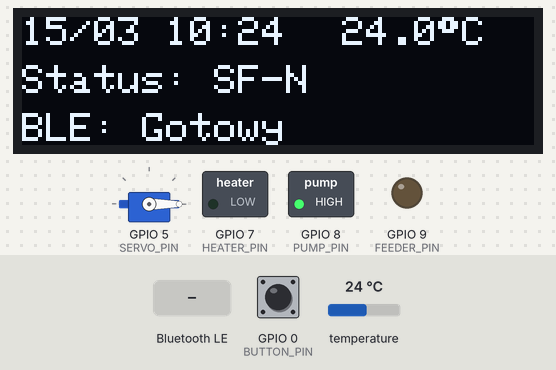
A sketch run on a simulated ESP32-S3. Shown: 128×32 one-colour display, servo, switched loads named in the sketch (green lamp = pin HIGH), output pins drawn as LEDs (lit = HIGH). The test bench sets the inputs (shaded band); at power-on: temperature 24 °C, GPIO 0 (BUTTON_PIN) HIGH. The local clock reads 2024-03-15 10:24:30 at power-on unless the sketch sets it; EEPROM starts erased; nothing arrives over Bluetooth unless stated; a phone connects over Bluetooth LE 3 s after start; pins used as bus, display or sensor lines are not drawn; what the sketch prints to the serial monitor is not drawn.

Above: at 4.5 s.
4.6 s: Bluetooth LE write "FEED" received
At 5.3 s:
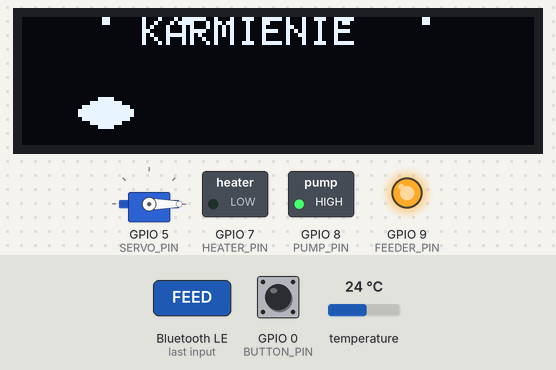
8.0 s: temperature set to 22.7 °C
At 11.7 s:
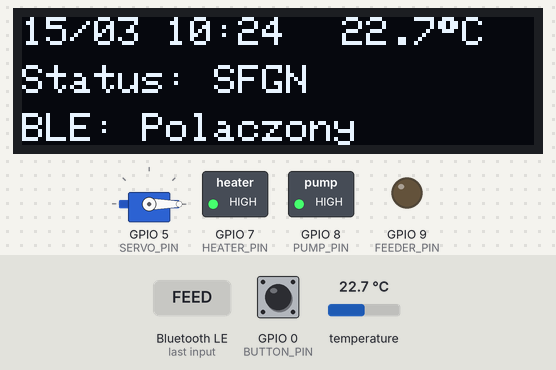
11.9 s: temperature set to 23.7 °C
At 13.3 s:
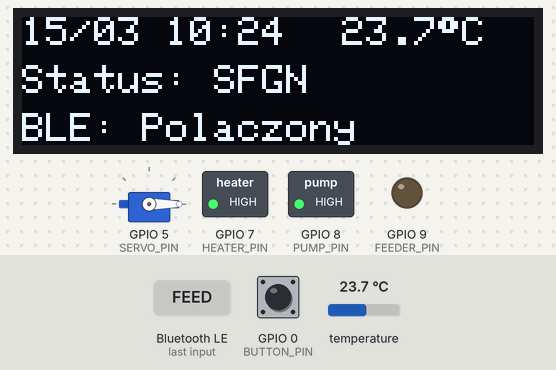
14.2 s: temperature set to 25 °C
At 15.5 s:
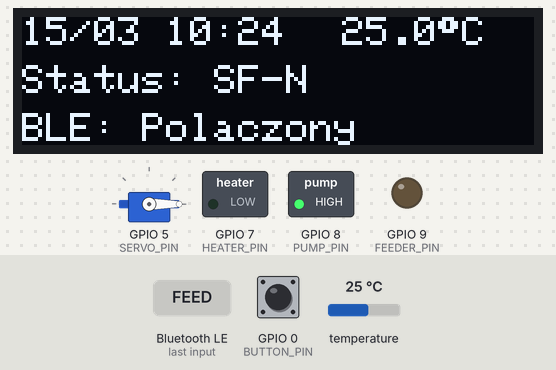
15.9 s: Bluetooth LE write "FEED" received
At 17.5 s:
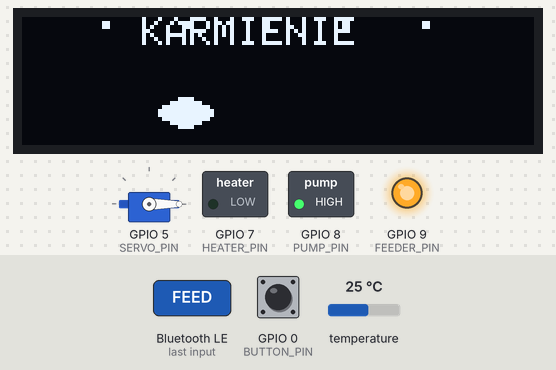
Timing chart, 0 to 23.0 s (numbered marks = the images above; inputs shaded):
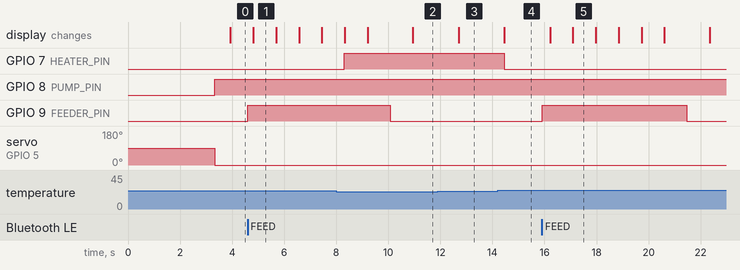

The sketch:

aquarium_esp32s3.ino
```cpp
#include <Wire.h>
#include <Adafruit_GFX.h>
#include <Adafruit_SSD1306.h>
#include <RTClib.h>
#include <OneWire.h>
#include <DallasTemperature.h>
#include <ESP32Servo.h>
#include <Preferences.h>
#include <BLEDevice.h>
#include <BLEServer.h>
#include <BLEUtils.h>
#include <BLE2902.h>

// ================= BLE CONFIG =================
#define SERVICE_UUID        "4fafc201-1fb5-459e-8fcc-c5c9c331914b"
#define CHAR_TEMP_UUID      "beb5483e-36e1-4688-b7f5-ea07361b26a8"
#define CHAR_CONTROL_UUID   "1c95d5e3-d8f7-413a-bf3d-7a2e5d7be87e"
#define CHAR_SCHEDULE_UUID  "d8de624e-140f-4a22-8594-e2216b84a188"
#define CHAR_STATUS_UUID    "f27b53ad-c63d-49a0-8c0f-9f297e6cd3a2"
#define CHAR_TIME_UUID      "a3c87500-8ed3-4bdf-8a39-a01bebede295"

BLEServer* pServer = NULL;
BLECharacteristic* pTempChar = NULL;
BLECharacteristic* pControlChar = NULL;
BLECharacteristic* pScheduleChar = NULL;
BLECharacteristic* pStatusChar = NULL;
BLECharacteristic* pTimeChar = NULL;
bool deviceConnected = false;

// ================= HARDWARE CONFIG =================
#define SCREEN_WIDTH 128
#define SCREEN_HEIGHT 32  // Changed from 64 to 32 for correct display size
#define OLED_RESET -1
Adafruit_SSD1306 display(SCREEN_WIDTH, SCREEN_HEIGHT, &Wire, OLED_RESET);

RTC_DS1307 rtc;
Preferences preferences;

// ESP32-S3 Zero Pin Definitions
const int BUTTON_PIN = 0;        // Boot button for display wake
const int ONE_WIRE_BUS = 1;      // Temperature sensor
const int SERVO_PIN = 5;         // Servo for aeration
const int LIGHT_PIN = 5;         // Light relay
const int PUMP_PIN = 8;          // Pump/Filter relay
const int HEATER_PIN = 7;        // Heater relay
const int FEEDER_PIN = 9;        // Feeder relay

OneWire oneWire(ONE_WIRE_BUS);
DallasTemperature sensors(&oneWire);
float currentTemp = NAN;

Servo servoMotor;
int servoPosition = 0;
int lastServoPosition = -1;

const unsigned long FEEDER_PULSE_SEC = 5;
bool feederActive = false;
unsigned long feederStartMillis = 0;
long lastFeederTriggerDayMinute = -1;

const unsigned long DISPLAY_TIMEOUT = 30000; // 30s display timeout
unsigned long lastDisplayActivity = 0;
bool displayActive = false;

// ================= DATA STRUCTURES =================
struct Schedule {
  int feederHour = 12;
  int feederMinute = 0;
  int lightOnHour = 8;
  int lightOnMinute = 0;
  int lightOffHour = 20;
  int lightOffMinute = 0;
  int pumpOnHour = 7;
  int pumpOnMinute = 0;
  int pumpOffHour = 22;
  int pumpOffMinute = 0;
  float targetTemp = 24.0;
} schedule;

struct ManualMode {
  bool lightOn = false;
  bool pumpOn = false;
  bool heaterOn = false;
  bool servoOn = false;
} manualMode;

struct QuietMode {
  bool active = false;
  int durationMinutes = 30;
  unsigned long startTime = 0;
} quietMode;

struct FeedingAnimation {
  bool active = false;
  unsigned long startTime = 0;
  int frame = 0;
  struct FoodPellet {
    int x;
    int y;
    bool active;
  } pellets[5];
} feedingAnim;

bool rtcPresent = false;
bool dsPresent = false;
char statusMessage[32] = "";
bool isFeedingNow = false;

const unsigned char fishBitmap[] PROGMEM = {
  0b00000011, 0b11000000,
  0b00001111, 0b11110000,
  0b00111111, 0b11111100,
  0b01111111, 0b11111110,
  0b01111111, 0b11111110,
  0b00111111, 0b11111100,
  0b00001111, 0b11110000,
  0b00000011, 0b11000000
};

// ================= BLE CALLBACKS =================
class ServerCallbacks: public BLEServerCallbacks {
  void onConnect(BLEServer* pServer) {
    deviceConnected = true;
    Serial.println("BLE Connected");
  }

  void onDisconnect(BLEServer* pServer) {
    deviceConnected = false;
    Serial.println("BLE Disconnected");
    BLEDevice::startAdvertising();
  }
};

class ControlCallbacks: public BLECharacteristicCallbacks {
  void onWrite(BLECharacteristic *pCharacteristic) {
    std::string value = pCharacteristic->getValue();
    if (value.length() > 0) {
      String cmd = String(value.c_str());
      handleBLECommand(cmd);
    }
  }
};

class ScheduleCallbacks: public BLECharacteristicCallbacks {
  void onWrite(BLECharacteristic *pCharacteristic) {
    std::string value = pCharacteristic->getValue();
    if (value.length() > 0) {
      String data = String(value.c_str());
      handleScheduleUpdate(data);
    }
  }
};

class TimeCallbacks: public BLECharacteristicCallbacks {
  void onWrite(BLECharacteristic *pCharacteristic) {
    std::string value = pCharacteristic->getValue();
    if (value.length() > 0) {
      String timeData = String(value.c_str());
      handleTimeSync(timeData);
    }
  }
};

// ================= SETUP =================
void setup() {
  Serial.begin(115200);
  Wire.begin();

  pinMode(BUTTON_PIN, INPUT_PULLUP);
  pinMode(LIGHT_PIN, OUTPUT);
  pinMode(PUMP_PIN, OUTPUT);
  pinMode(HEATER_PIN, OUTPUT);
  pinMode(FEEDER_PIN, OUTPUT);

  digitalWrite(LIGHT_PIN, LOW);
  digitalWrite(PUMP_PIN, LOW);
  digitalWrite(HEATER_PIN, LOW);
  digitalWrite(FEEDER_PIN, LOW);

  // Initialize display
  if (display.begin(SSD1306_SWITCHCAPVCC, 0x3C)) {
    display.clearDisplay();
    display.setTextSize(1);
    display.setTextColor(SSD1306_WHITE);
    display.setCursor(0, 0);
    display.println(F("Sterownik Akwarium"));
    display.setCursor(0, 16);
    display.println(F("Bartosz Wolny 2025"));
    display.display();
    delay(2000);
  }

  // Initialize RTC
  rtcPresent = rtc.begin();
  if (rtcPresent && !rtc.isrunning()) {
    rtc.adjust(DateTime(F(__DATE__), F(__TIME__)));
  }

  // Initialize temperature sensor
  sensors.begin();
  dsPresent = (sensors.getDeviceCount() > 0);

  // Initialize preferences (EEPROM replacement)
  preferences.begin("aquarium", false);
  loadSchedule();

  // Initialize BLE
  initBLE();

  // Initialize servo
  servoMotor.attach(SERVO_PIN);
  servoMotor.write(90); // Off position
  delay(500);
  servoMotor.detach();

  displayActive = true;
  lastDisplayActivity = millis();

  Serial.println("Aquarium Controller Ready");
}

// ================= MAIN LOOP =================
void loop() {
  DateTime now = rtcPresent ? rtc.now() : DateTime(2025,1,1,12,0,0);

  // Read temperature
  if (dsPresent) {
    sensors.requestTemperatures();
    currentTemp = sensors.getTempCByIndex(0);
  }

  // Handle button for display wake
  handleButton();

  // Update devices based on schedule and manual modes
  updateDevices(now);

  // Update display
  updateDisplay(now);

  // Send BLE updates
  if (deviceConnected) {
    sendBLEUpdates(now);
  }

  // Handle display timeout
  if (displayActive && (millis() - lastDisplayActivity > DISPLAY_TIMEOUT)) {
    displayActive = false;
    display.clearDisplay();
    display.display();
  }

  delay(100);
}

// ================= BLE FUNCTIONS =================
void initBLE() {
  BLEDevice::init("AquariumController");
  pServer = BLEDevice::createServer();
  pServer->setCallbacks(new ServerCallbacks());

  BLEService *pService = pServer->createService(SERVICE_UUID);

  // Temperature characteristic (read/notify)
  pTempChar = pService->createCharacteristic(
    CHAR_TEMP_UUID,
    BLECharacteristic::PROPERTY_READ | BLECharacteristic::PROPERTY_NOTIFY
  );
  pTempChar->addDescriptor(new BLE2902());

  // Control characteristic (read/write)
  pControlChar = pService->createCharacteristic(
    CHAR_CONTROL_UUID,
    BLECharacteristic::PROPERTY_READ | BLECharacteristic::PROPERTY_WRITE
  );
  pControlChar->setCallbacks(new ControlCallbacks());

  // Schedule characteristic (read/write)
  pScheduleChar = pService->createCharacteristic(
    CHAR_SCHEDULE_UUID,
    BLECharacteristic::PROPERTY_READ | BLECharacteristic::PROPERTY_WRITE
  );
  pScheduleChar->setCallbacks(new ScheduleCallbacks());

  // Status characteristic (read/notify)
  pStatusChar = pService->createCharacteristic(
    CHAR_STATUS_UUID,
    BLECharacteristic::PROPERTY_READ | BLECharacteristic::PROPERTY_NOTIFY
  );
  pStatusChar->addDescriptor(new BLE2902());

  // Time sync characteristic (write)
  pTimeChar = pService->createCharacteristic(
    CHAR_TIME_UUID,
    BLECharacteristic::PROPERTY_WRITE
  );
  pTimeChar->setCallbacks(new TimeCallbacks());

  pService->start();

  BLEAdvertising *pAdvertising = BLEDevice::getAdvertising();
  pAdvertising->addServiceUUID(SERVICE_UUID);
  pAdvertising->setScanResponse(true);
  pAdvertising->setMinPreferred(0x06);
  pAdvertising->setMinPreferred(0x12);
  BLEDevice::startAdvertising();

  Serial.println("BLE Advertising started");
}

void handleBLECommand(String cmd) {
  Serial.println("BLE Command: " + cmd);

  if (cmd.startsWith("LIGHT:")) {
    manualMode.lightOn = cmd.substring(6).toInt();
  }
  else if (cmd.startsWith("PUMP:")) {
    manualMode.pumpOn = cmd.substring(5).toInt();
  }
  else if (cmd.startsWith("HEATER:")) {
    manualMode.heaterOn = cmd.substring(7).toInt();
  }
  else if (cmd.startsWith("SERVO:")) {
    int pos = cmd.substring(6).toInt();
    servoPosition = constrain(pos, 0, 90);
    manualMode.servoOn = (pos == 0);
  }
  else if (cmd.startsWith("FEED")) {
    triggerFeeding();
  }
  else if (cmd.startsWith("QUIET:")) {
    String params = cmd.substring(6);
    int separatorIndex = params.indexOf(',');
    if (separatorIndex > 0) {
      quietMode.active = params.substring(0, separatorIndex).toInt();
      quietMode.durationMinutes = params.substring(separatorIndex + 1).toInt();
      if (quietMode.active) {
        quietMode.startTime = millis();
      }
    }
  }

  wakeDisplay();
}

void handleScheduleUpdate(String data) {
  Serial.println("Schedule Update: " + data);

  // Format: TYPE:ON_H:ON_M:OFF_H:OFF_M
  // Example: LIGHT:8:0:20:0

  int firstColon = data.indexOf(':');
  if (firstColon < 0) return;

  String type = data.substring(0, firstColon);
  String params = data.substring(firstColon + 1);

  int values[4];
  int valueIndex = 0;
  int lastIndex = 0;

  for (int i = 0; i < params.length() && valueIndex < 4; i++) {
    if (params.charAt(i) == ':' || i == params.length() - 1) {
      if (i == params.length() - 1) i++;
      values[valueIndex++] = params.substring(lastIndex, i).toInt();
      lastIndex = i + 1;
    }
  }

  if (type == "LIGHT") {
    schedule.lightOnHour = constrain(values[0], 0, 23);
    schedule.lightOnMinute = constrain(values[1], 0, 59);
    schedule.lightOffHour = constrain(values[2], 0, 23);
    schedule.lightOffMinute = constrain(values[3], 0, 59);
  }
  else if (type == "PUMP") {
    schedule.pumpOnHour = constrain(values[0], 0, 23);
    schedule.pumpOnMinute = constrain(values[1], 0, 59);
    schedule.pumpOffHour = constrain(values[2], 0, 23);
    schedule.pumpOffMinute = constrain(values[3], 0, 59);
  }
  else if (type == "FEEDER") {
    schedule.feederHour = constrain(values[0], 0, 23);
    schedule.feederMinute = constrain(values[1], 0, 59);
  }

  saveSchedule();
  wakeDisplay();
}

void handleTimeSync(String timeData) {
  // Format: YYYY:MM:DD:HH:MM:SS
  Serial.println("Time Sync: " + timeData);

  int values[6];
  int valueIndex = 0;
  int lastIndex = 0;

  for (int i = 0; i < timeData.length() && valueIndex < 6; i++) {
    if (timeData.charAt(i) == ':' || i == timeData.length() - 1) {
      if (i == timeData.length() - 1) i++;
      values[valueIndex++] = timeData.substring(lastIndex, i).toInt();
      lastIndex = i + 1;
    }
  }

  if (valueIndex == 6 && rtcPresent) {
    rtc.adjust(DateTime(values[0], values[1], values[2], values[3], values[4], values[5]));
    Serial.println("Time synchronized");
  }

  wakeDisplay();
}

void sendBLEUpdates(DateTime now) {
  static unsigned long lastUpdate = 0;
  if (millis() - lastUpdate < 1000) return; // Update every second
  lastUpdate = millis();

  // Send temperature
  if (!isnan(currentTemp)) {
    String tempStr = String(currentTemp, 1);
    pTempChar->setValue(tempStr.c_str());
    pTempChar->notify();
  }

  // Send status
  String status = String(digitalRead(LIGHT_PIN)) + "," +
                  String(digitalRead(PUMP_PIN)) + "," +
                  String(digitalRead(HEATER_PIN)) + "," +
                  String(manualMode.servoOn ? 1 : 0) + "," +
                  String(isFeedingNow ? 1 : 0) + "," +
                  String(quietMode.active ? 1 : 0);
  pStatusChar->setValue(status.c_str());
  pStatusChar->notify();
}

// ================= DEVICE CONTROL =================
void updateDevices(DateTime now) {
  // Check quiet mode timeout
  if (quietMode.active) {
    unsigned long elapsed = (millis() - quietMode.startTime) / 60000;
    if (elapsed >= (unsigned long)quietMode.durationMinutes) {
      quietMode.active = false;
    }
  }

  // Light control
  bool lightShouldBeOn = manualMode.lightOn;
  if (!manualMode.lightOn) {
    int cur = now.hour() * 60 + now.minute();
    int on = schedule.lightOnHour * 60 + schedule.lightOnMinute;
    int off = schedule.lightOffHour * 60 + schedule.lightOffMinute;
    if (on < off) lightShouldBeOn = (cur >= on && cur < off);
    else lightShouldBeOn = (cur >= on || cur < off);
  }
  digitalWrite(LIGHT_PIN, lightShouldBeOn ? HIGH : LOW);

  // Pump control
  bool pumpShouldBeOn = manualMode.pumpOn;
  if (!manualMode.pumpOn) {
    int cur = now.hour() * 60 + now.minute();
    int on = schedule.pumpOnHour * 60 + schedule.pumpOnMinute;
    int off = schedule.pumpOffHour * 60 + schedule.pumpOffMinute;
    if (on < off) pumpShouldBeOn = (cur >= on && cur < off);
    else pumpShouldBeOn = (cur >= on || cur < off);
  }
  digitalWrite(PUMP_PIN, pumpShouldBeOn ? HIGH : LOW);

  // Heater control with hysteresis
  static bool heaterState = false;
  bool heaterShouldBeOn = manualMode.heaterOn;
  if (!manualMode.heaterOn && !isnan(currentTemp)) {
    if (currentTemp < schedule.targetTemp - 0.5) heaterState = true;
    else if (currentTemp >= schedule.targetTemp + 0.5) heaterState = false;
    heaterShouldBeOn = heaterState;
  }
  digitalWrite(HEATER_PIN, heaterShouldBeOn ? HIGH : LOW);

  // Servo/Aeration control
  int targetPos;
  if (quietMode.active) {
    targetPos = 90; // Off
  } else {
    // Turn off 30 minutes before lights off
    int currentMinutes = now.hour() * 60 + now.minute();
    int lightOffMinutes = schedule.lightOffHour * 60 + schedule.lightOffMinute;
    int aerationOffMinutes = lightOffMinutes - 30;
    if (aerationOffMinutes < 0) aerationOffMinutes += 1440;

    bool shouldTurnOffAeration = false;
    if (aerationOffMinutes < lightOffMinutes) {
      shouldTurnOffAeration = (currentMinutes >= aerationOffMinutes && currentMinutes < lightOffMinutes);
    } else {
      shouldTurnOffAeration = (currentMinutes >= aerationOffMinutes || currentMinutes < lightOffMinutes);
    }

    if (shouldTurnOffAeration) {
      targetPos = 90;
    } else if (manualMode.servoOn) {
      targetPos = servoPosition;
    } else {
      targetPos = 0; // Default on
    }
  }

  if (targetPos != lastServoPosition) {
    servoMotor.attach(SERVO_PIN);
    servoMotor.write(targetPos);
    delay(600);
    servoMotor.detach();
    lastServoPosition = targetPos;
  }

  // Feeder control
  if (feederActive) {
    if (millis() - feederStartMillis >= FEEDER_PULSE_SEC * 1000UL) {
      feederActive = false;
      isFeedingNow = false;
      digitalWrite(FEEDER_PIN, LOW);
      strcpy(statusMessage, "");
    }
  }

  // Scheduled feeding
  if (rtcPresent) {
    long curDayMinute = (long)now.day() * 1440L + (long)now.hour() * 60L + (long)now.minute();
    long schedDayMinute = (long)now.day() * 1440L + (long)schedule.feederHour * 60L + (long)schedule.feederMinute;

    if (curDayMinute == schedDayMinute && lastFeederTriggerDayMinute != curDayMinute) {
      triggerFeeding();
      lastFeederTriggerDayMinute = curDayMinute;
    }
  }
}

void triggerFeeding() {
  feederActive = true;
  isFeedingNow = true;
  feederStartMillis = millis();
  digitalWrite(FEEDER_PIN, HIGH);
  strcpy(statusMessage, "Karmienie...");

  feedingAnim.active = true;
  feedingAnim.startTime = millis();
  feedingAnim.frame = 0;
  for (int i = 0; i < 5; i++) {
    feedingAnim.pellets[i].x = 20 + i * 20;
    feedingAnim.pellets[i].y = 0;
    feedingAnim.pellets[i].active = true;
  }

  wakeDisplay();
}

// ================= DISPLAY FUNCTIONS =================
void handleButton() {
  static bool lastButtonState = HIGH;
  static unsigned long lastDebounce = 0;

  bool reading = digitalRead(BUTTON_PIN);

  if (reading != lastButtonState) {
    lastDebounce = millis();
  }

  if ((millis() - lastDebounce) > 50) {
    if (reading == LOW && lastButtonState == HIGH) {
      wakeDisplay();
    }
  }

  lastButtonState = reading;
}

void wakeDisplay() {
  displayActive = true;
  lastDisplayActivity = millis();
}

void drawFeedingAnimation() {
  if (!feedingAnim.active) return;

  unsigned long elapsed = millis() - feedingAnim.startTime;

  // Animation lasts 5 seconds
  if (elapsed > 5000) {
    feedingAnim.active = false;
    return;
  }

  // Clear display for animation
  display.clearDisplay();

  // Draw fish at bottom center (swimming left to right)
  int fishX = 10 + (elapsed / 50) % 40; // Fish moves slowly
  int fishY = 20;
  display.drawBitmap(fishX, fishY, fishBitmap, 16, 8, SSD1306_WHITE);

  // Draw and update food pellets falling
  for (int i = 0; i < 5; i++) {
    if (feedingAnim.pellets[i].active) {
      // Draw pellet (2x2 pixels)
      display.fillRect(feedingAnim.pellets[i].x, feedingAnim.pellets[i].y, 2, 2, SSD1306_WHITE);

      // Move pellet down
      feedingAnim.pellets[i].y += 1;

      // Check if fish "eats" the pellet
      if (feedingAnim.pellets[i].y >= fishY - 2 &&
          feedingAnim.pellets[i].y <= fishY + 8 &&
          feedingAnim.pellets[i].x >= fishX - 2 &&
          feedingAnim.pellets[i].x <= fishX + 16) {
        feedingAnim.pellets[i].active = false;
        // Draw "eating" effect - small circle
        display.drawCircle(feedingAnim.pellets[i].x, feedingAnim.pellets[i].y, 3, SSD1306_WHITE);
      }

      // Reset pellet if it goes off screen
      if (feedingAnim.pellets[i].y > SCREEN_HEIGHT) {
        feedingAnim.pellets[i].y = 0;
        feedingAnim.pellets[i].x = 20 + i * 20;
      }
    }
  }

  // Draw "KARMIENIE" text at top
  display.setTextSize(1);
  display.setTextColor(SSD1306_WHITE);
  display.setCursor(30, 0);
  display.print(F("KARMIENIE"));

  display.display();
}

void updateDisplay(DateTime now) {
  if (!displayActive) return;

  if (feedingAnim.active) {
    drawFeedingAnimation();
    return;
  }

  display.clearDisplay();
  display.setTextSize(1);
  display.setTextColor(SSD1306_WHITE);

  // Line 1: Time and Date
  display.setCursor(0, 0);
  if (rtcPresent) {
    if (now.day() < 10) display.print("0");
    display.print(now.day());
    display.print("/");
    if (now.month() < 10) display.print("0");
    display.print(now.month());
    display.print(" ");
    if (now.hour() < 10) display.print("0");
    display.print(now.hour());
    display.print(":");
    if (now.minute() < 10) display.print("0");
    display.print(now.minute());
  } else {
    display.print(F("--/-- --:--"));
  }

  // Temperature on same line
  display.setCursor(80, 0);
  if (!isnan(currentTemp)) {
    display.print(currentTemp, 1);
    display.print((char)247);
    display.print("C");
  } else {
    display.print(F("--.-"));
    display.print((char)247);
    display.print("C");
  }

  // Line 2: Device Status
  display.setCursor(0, 12);
  display.print(F("Status: "));
  if (digitalRead(LIGHT_PIN)) display.print(F("S"));
  else display.print(F("-"));
  if (digitalRead(PUMP_PIN)) display.print(F("F"));
  else display.print(F("-"));
  if (digitalRead(HEATER_PIN)) display.print(F("G"));
  else display.print(F("-"));
  if (lastServoPosition == 0) display.print(F("N"));
  else display.print(F("-"));

  // Line 3: Special messages
  display.setCursor(0, 24);
  if (quietMode.active) {
    display.print(F("Tryb cichy: "));
    unsigned long remaining = quietMode.durationMinutes - ((millis() - quietMode.startTime) / 60000);
    display.print(remaining);
    display.print(F("min"));
  } else if (strlen(statusMessage) > 0) {
    display.print(statusMessage);
  } else if (deviceConnected) {
    display.print(F("BLE: Polaczony"));
  } else {
    display.print(F("BLE: Gotowy"));
  }

  display.display();
}

// ================= STORAGE FUNCTIONS =================
void saveSchedule() {
  preferences.putInt("feedH", schedule.feederHour);
  preferences.putInt("feedM", schedule.feederMinute);
  preferences.putInt("lightOnH", schedule.lightOnHour);
  preferences.putInt("lightOnM", schedule.lightOnMinute);
  preferences.putInt("lightOffH", schedule.lightOffHour);
  preferences.putInt("lightOffM", schedule.lightOffMinute);
  preferences.putInt("pumpOnH", schedule.pumpOnHour);
  preferences.putInt("pumpOnM", schedule.pumpOnMinute);
  preferences.putInt("pumpOffH", schedule.pumpOffHour);
  preferences.putInt("pumpOffM", schedule.pumpOffMinute);
  preferences.putFloat("targetT", schedule.targetTemp);
  Serial.println("Schedule saved");
}

void loadSchedule() {
  schedule.feederHour = preferences.getInt("feedH", 12);
  schedule.feederMinute = preferences.getInt("feedM", 0);
  schedule.lightOnHour = preferences.getInt("lightOnH", 8);
  schedule.lightOnMinute = preferences.getInt("lightOnM", 0);
  schedule.lightOffHour = preferences.getInt("lightOffH", 20);
  schedule.lightOffMinute = preferences.getInt("lightOffM", 0);
  schedule.pumpOnHour = preferences.getInt("pumpOnH", 7);
  schedule.pumpOnMinute = preferences.getInt("pumpOnM", 0);
  schedule.pumpOffHour = preferences.getInt("pumpOffH", 22);
  schedule.pumpOffMinute = preferences.getInt("pumpOffM", 0);
  schedule.targetTemp = preferences.getFloat("targetT", 24.0);
  Serial.println("Schedule loaded");
}
```

Measured:
- the behaviour switches between 23.5 and 23.4 °C on temperature (found by bisection; images 1 and 2)
- the behaviour switches between 24.4 and 24.5 °C on temperature (found by bisection; images 3 and 4)
- after the input at 4.6 s, GPIO 9 (FEEDER_PIN): LOW → HIGH at once; the display: changes after 0.21 s (image 1)
- after the input at 8.0 s, GPIO 7 (HEATER_PIN): LOW → HIGH after 0.31 s; the display: first differs from a run without the input after 2.9 s (image 2)
- after the input at 11.9 s, the display: changes after 0.80 s (image 3)
- after the input at 14.2 s, GPIO 7 (HEATER_PIN): HIGH → LOW after 0.25 s; the display: changes after 0.26 s (image 4)
- after the input at 15.9 s, GPIO 9 (FEEDER_PIN): LOW → HIGH at once, → LOW 5.6 s later; the display: first changes after 0.32 s (image 5 shows a later state)
